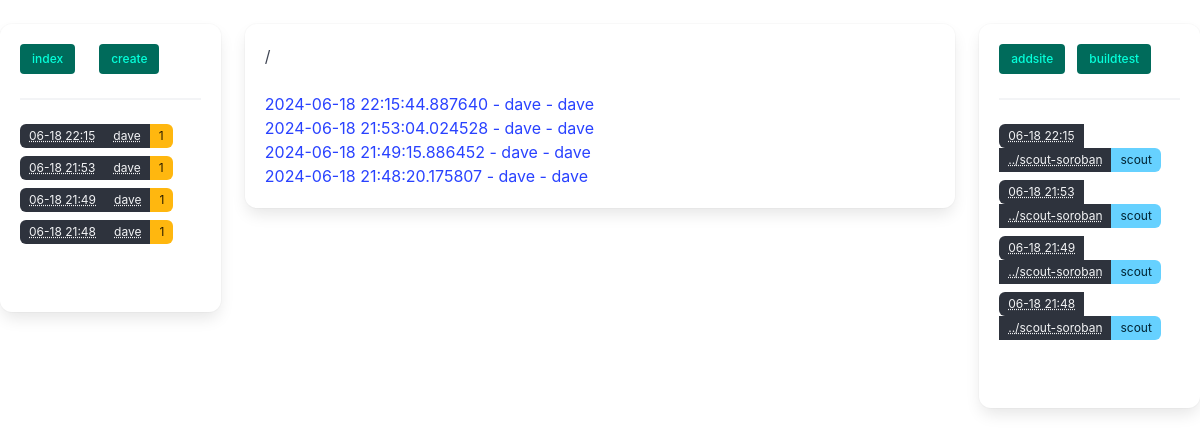
The page / on the database its author committed.
### model.py (models this page shows, shortened)
class BaseModel(Model):
    class Meta:
        database = db

class BatchExec(BaseModel):
    timestamp = DateTimeField(default=datetime.datetime.now)
    name = CharField(null=True)
    author = CharField(null=True)
    email = CharField(null=True)
    comments = TextField(null=True)

class ScannerExec(BaseModel):
    batch = ForeignKeyField(BatchExec, null=True,  backref='scans')
    timestamp = DateTimeField(default=datetime.datetime.now)
    repo = CharField(unique=False)
    commit = CharField(unique=False)
    rev_hash = CharField(unique=False, null=True)
    path = CharField(unique=False)
    scanner = CharField(unique=False, default="Scout")
    scanner_version = CharField(unique=False, null=True)
    errors = TextField(null=True)
    def as_dict(self):
        return {
            "id": self.id,
            'timestamp': self.timestamp,
            'repo':self.repo,
            'commit': self.commit,
            'path': self.path,
            'scanner': self.scanner,
            'errors': self.errors,}

### app.py (the view)
@app.route('/')
def index():  # put application's code here
    return render("index.html")

### helperfuncs.py (called while the page is built)
def short_date(d):
    return str(d).split('.')[0].split('-', 1)[1].rsplit(':', 1)[0]

def render(template, **kwargs):
    class Funcs: pass
    funcs = Funcs()
    new = {'scans': get_scans(),
           'batchs': get_batchs(),
           'None': None,
           'short_repo':lambda x: '../'+x.rsplit('/', 1)[1].replace('.git', ''),
           }
    for k, v in new.items():
        setattr(funcs, k, v)
    for f in [list, len, url_for, repr, type, json, enumwid, short_date, mkrand, lines]:
        new[f.__name__] = f
        setattr(funcs, f.__name__, f)
    new['funcs'] = funcs
    new.update(kwargs)
    return render_template(template, **new)

### model.py (called while the page is built)
def get_scans():
    return [x.as_dict() for x in ScannerExec.select()
                .where(ScannerExec.batch != None)
                .order_by(ScannerExec.timestamp.desc())]

def get_batchs():
    return [x for x in
            BatchExec.select().order_by(BatchExec.timestamp.desc())]

### templates/index.html (shortened to what this page needs)
{% extends "base.html" %}
{% block content %}
    <h1>/</h1><br/>
    {% for batch in batchs %}
        <a href="{{ url_for('batch', id=batch.id) }}">{{ batch.timestamp }} - {{ batch.name }} - {{batch.author}}
        </a>
        <br/>
    {% endfor %}
{% endblock %}

### templates/base.html (shortened to what this page needs)
<!DOCTYPE html>
<html>
<head>
    <link href="https://cdn.jsdelivr.net/npm/bulma@1.0.0/css/bulma.min.css" rel="stylesheet">
</head>
<body>
<div class="columns">
    <div class="column is-one-fifth">
        <br/>
        <div class="box">
            {% include 'leftcol.html' %}
        </div>
    </div>
    <div class="column">
        <br/>
        <div class="box">
            {% block content %}{% endblock %}
        </div>
    </div>
    <div class="column is-one-fifth">
        <br/>
        <div class="box">
            {% include 'rightcol.html' %}
        </div>
    </div>
</div>
</body>
</html>

### templates/leftcol.html
<div class="buttons">
    {% for link_button in ['index', 'create'] %}
    <a class="button is-small is-responsive is-primary is-dark" href="{{ url_for(link_button) }}">
        {{link_button}}
    </a>
    <br/>
    {% endfor %}
</div>
<hr/>
<div class="tags">
    {% for batch in batchs %}
    <div class="control">
        <a class="tags has-addons is-hoverable" href="{{ url_for('batch', id=batch.id) }}">
        <span class="tag is-dark"><abbr
                title="{{ batch.timestamp }}">{{ short_date(batch.timestamp) }}</abbr> </span>
        <span class="tag is-dark"><abbr title="{{ batch.name }}">{{ batch.name }}</abbr></span>
        <span class="tag is-warning is-dark">{{ len(batch.scans) }}</span>
        </a>
    </div>
    {% endfor %}
</div>
<br/>

### templates/rightcol.html
<div class="buttons">
    {% for link_button in ['addsite', 'buildtest'] %}
    <a class="button is-small is-responsive is-primary is-dark" href="{{ url_for(link_button) }}">
        {{link_button}}
    </a>
    {% endfor %}
</div>
<hr/>
<div class="tags">
    {% for scan in scans %}
    <div class="control">
        <a class="tags has-addons is-hoverable" href="{{ url_for('scan_exec', id=scan['id']) }}">
        <span class="tag is-dark"><abbr
                title="{{ scan['timestamp'] }}">{{ short_date(scan['timestamp']) }}</abbr> </span>
        <span class="tag is-dark"><abbr title="{{ scan['repo']}}">{{ short_repo(scan['repo']) }}</abbr></span>
        <span class="tag is-info">{{ scan['scanner'] }}</span>
        </a>
    </div>
    {% endfor %}
</div>
<br/>

### rows shown on the page
BatchExec: timestamp "06-18 22:15", name "dave", scans "1", timestamp "2024-06-18 22:15:44.887640", author "dave"
BatchExec: timestamp "06-18 21:53", name "dave", scans "1", timestamp "2024-06-18 21:53:04.024528", author "dave"
BatchExec: timestamp "06-18 21:49", name "dave", scans "1", timestamp "2024-06-18 21:49:15.886452", author "dave"
BatchExec: timestamp "06-18 21:48", name "dave", id "1", timestamp "2024-06-18 21:48:20.175807", author "dave"
ScannerExec: timestamp "06-18 22:15", repo "../scout-soroban", scanner "scout"
ScannerExec: timestamp "06-18 21:53", repo "../scout-soroban", scanner "scout"
ScannerExec: timestamp "06-18 21:49", repo "../scout-soroban", scanner "scout"
ScannerExec: timestamp "06-18 21:48", repo "../scout-soroban", scanner "scout"

### other values the page prints
{{ link_button }} "index" "create"
{{ link_button }} "addsite" "buildtest"
